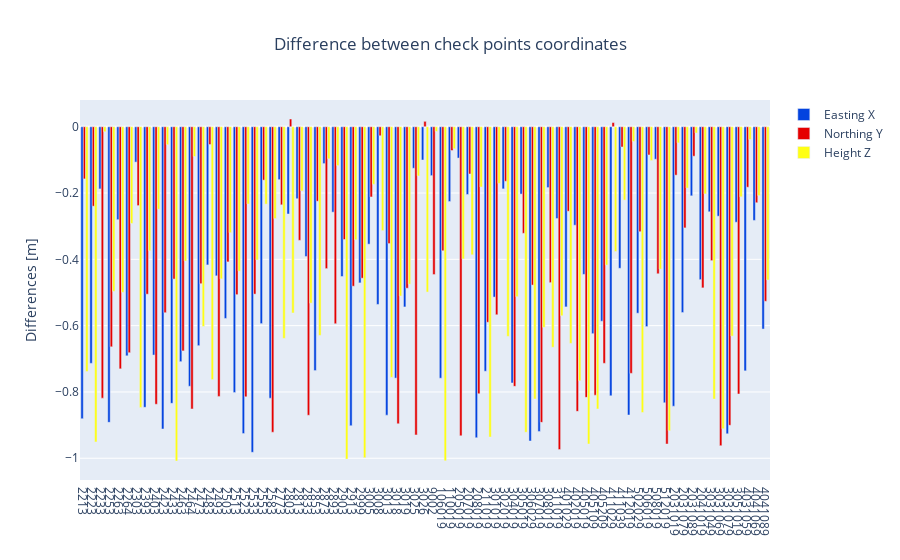

The cell this chart's notebook holds for it:
### Code cell
x = list(range(len(cp_ind)))
bar_plots = [
    go.Bar(x=x, y=diff_cp[:, 0], name='Easting X', marker=go.bar.Marker(color='#0343df')),
    go.Bar(x=x, y=diff_cp[:, 1], name='Northing Y', marker=go.bar.Marker(color='#e50000')),
    go.Bar(x=x, y=diff_cp[:, 2], name='Height Z', marker=go.bar.Marker(color='#ffff14'))
]
layout = go.Layout(
    title=go.layout.Title(text="Difference between check points coordinates", x=0.5),
    yaxis_title="Differences [m]",
    xaxis_tickmode="array",
    xaxis_tickvals=x,
    xaxis_ticktext=tuple(cp_ind)
)
fig = go.Figure(data=bar_plots, layout=layout)
fig.show()
